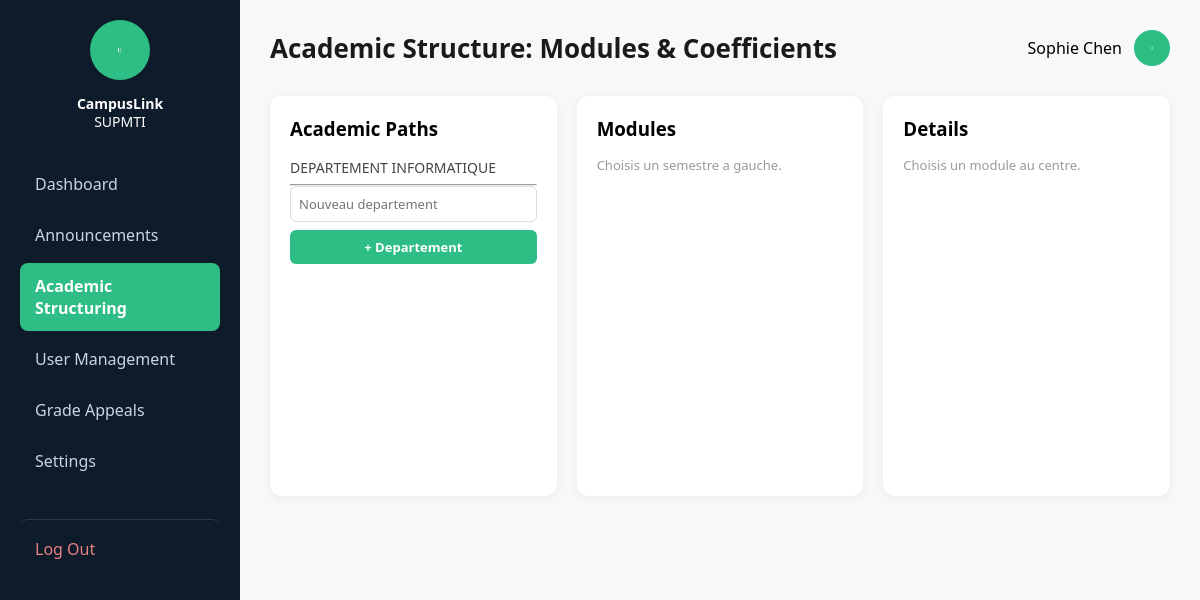
The page /admin/academic-structure (signed in) on the database as committed earlier.
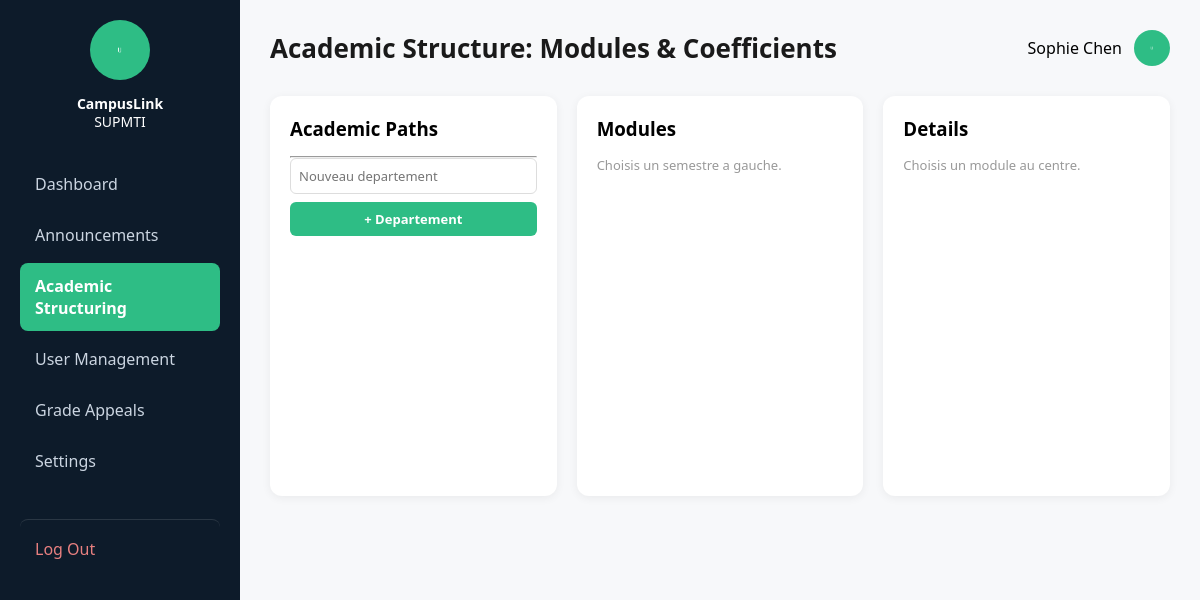
The same page on the database as committed later.
### tables this page shows
CREATE TABLE departments (
        id INTEGER PRIMARY KEY AUTOINCREMENT,
        nom TEXT NOT NULL UNIQUE
    );

### app.py (the view, shortened to what this page needs)
@app.route('/admin/academic-structure', methods=['GET', 'POST'])
def academic_structure():
    if session.get('user_role') != 'admin':
        return redirect(url_for('login'))
    connexion = sqlite3.connect('campuslink.db')
    curseur = connexion.cursor()
    department_id = request.args.get('department_id', type=int)
    filiere_id = request.args.get('filiere_id', type=int)
    annee_id = request.args.get('annee_id', type=int)
    semestre_id = request.args.get('semestre_id', type=int)
    module_id = request.args.get('module_id', type=int)
    curseur.execute("SELECT id, nom FROM departments ORDER BY nom")
    departments = curseur.fetchall()
    filieres = []
    if department_id:
        curseur.execute("SELECT id, nom FROM filieres WHERE department_id = ? ORDER BY nom", (department_id,))
        filieres = curseur.fetchall()
    annees = []
    if filiere_id:
        curseur.execute("SELECT id, nom FROM annees WHERE filiere_id = ? ORDER BY nom", (filiere_id,))
        annees = curseur.fetchall()
    semestres = []
    if annee_id:
        curseur.execute("SELECT id, nom FROM semestres WHERE annee_id = ? ORDER BY nom", (annee_id,))
        semestres = curseur.fetchall()
    modules = []
    if semestre_id:
        curseur.execute("SELECT id, nom, code FROM modules_academiques WHERE semestre_id = ? ORDER BY nom", (semestre_id,))
        modules = curseur.fetchall()
    matieres = []
    curseur.execute("SELECT id, nom FROM users WHERE role = 'enseignant'")
    enseignants = curseur.fetchall()
    connexion.close()
    return render_template(
        'academic_structure.html',
        nom=session.get('user_nom'),
        departments=departments, filieres=filieres, annees=annees,
        semestres=semestres, modules=modules, matieres=matieres,
        enseignants=enseignants,
        department_id=department_id, filiere_id=filiere_id, annee_id=annee_id,
        semestre_id=semestre_id, module_id=module_id
    )

### app.py (called while the page is built)
@app.context_processor
def inject_current_user():
    current_role = session.get('user_role')
    current_nom = session.get('user_nom')
    current_photo = 'avatar.png'
    if 'user_id' in session:
        connexion = sqlite3.connect('campuslink.db')
        curseur = connexion.cursor()
        curseur.execute("SELECT photo FROM users WHERE id = ?", (session.get('user_id'),))
        resultat = curseur.fetchone()
        connexion.close()
        if resultat and resultat[0]:
            current_photo = resultat[0]
    return dict(
        current_role=current_role,
        current_nom=current_nom,
        current_photo=current_photo
    )

### templates/academic_structure.html (shortened to what this page needs)
{% extends "base.html" %}
{% block page_header %}Academic Structure: Modules &amp; Coefficients{% endblock %}
{% block extra_css %}
<link rel="stylesheet" href="{{ url_for('static', filename='css/admin.css') }}">
<link rel="stylesheet" href="{{ url_for('static', filename='css/academic.css') }}">
{% endblock %}
{% block content %}
<div class="structure-grid">
    <div class="structure-col">
        <h3>Academic Paths</h3>
        <ul class="tree">
            {% for dept in departments %}
            <li>
                <a href="{{ url_for('academic_structure', department_id=dept[0]) }}"
                   class="{{ 'tree-active' if dept[0] == department_id else '' }}">
                   {{ dept[1] }}
                </a>
            </li>
            {% endfor %}
        </ul>
        <hr>
        <form method="POST" class="mini-form">
            <input type="text" name="nom" placeholder="Nouveau departement" required>
            <button type="submit">+ Departement</button>
        </form>
    </div>
    <div class="structure-col">
        <h3>Modules</h3>
        {% if semestre_id %}
        <ul class="simple-list">
            {% for mod in modules %}
            <li>
                <a href="{{ url_for('academic_structure', department_id=department_id, filiere_id=filiere_id, annee_id=annee_id, semestre_id=semestre_id, module_id=mod[0]) }}"
                   class="{{ 'list-active' if mod[0] == module_id else '' }}">
                   {{ mod[1] }} <span class="muted">({{ mod[2] }})</span>
                </a>
            </li>
            {% endfor %}
        </ul>
        <hr>
        <form method="POST" class="mini-form">
            <input type="hidden" name="type_form" value="module">
            <input type="hidden" name="semestre_id" value="{{ semestre_id }}">
            <input type="hidden" name="keep_department_id" value="{{ department_id }}">
            <input type="hidden" name="keep_filiere_id" value="{{ filiere_id }}">
            <input type="hidden" name="keep_annee_id" value="{{ annee_id }}">
            <input type="hidden" name="keep_semestre_id" value="{{ semestre_id }}">
            <input type="text" name="nom" placeholder="Nom du module" required>
            <input type="text" name="code" placeholder="Code (ex: DS101)">
            <button type="submit">+ Nouveau module</button>
        </form>
        {% else %}
        <p class="muted">Choisis un semestre a gauche.</p>
        {% endif %}
    </div>
    <div class="structure-col">
        <h3>Details</h3>
        {% if module_id %}
        <ul class="simple-list">
            {% for mat in matieres %}
            <li>
                {{ mat[1] }} - Coeff {{ mat[2] }}
                {% if mat[3] %}<span class="muted">({{ mat[3] }})</span>{% endif %}
            </li>
            {% endfor %}
        </ul>
        <hr>
        <form method="POST" class="mini-form">
            <input type="hidden" name="type_form" value="matiere">
            <input type="hidden" name="module_id" value="{{ module_id }}">
            <input type="hidden" name="keep_department_id" value="{{ department_id }}">
            <input type="hidden" name="keep_filiere_id" value="{{ filiere_id }}">
            <input type="hidden" name="keep_annee_id" value="{{ annee_id }}">
            <input type="hidden" name="keep_semestre_id" value="{{ semestre_id }}">
            <input type="hidden" name="keep_module_id" value="{{ module_id }}">
            <input type="text" name="nom" placeholder="Nom de la matiere" required>
            <input type="number" step="0.1" name="coefficient" placeholder="Coefficient" value="1">
            <select name="enseignant_id">
                <option value="">-- Professeur (optionnel) --</option>
                {% for ens in enseignants %}
                <option value="{{ ens[0] }}">{{ ens[1] }}</option>
                {% endfor %}
            </select>
            <button type="submit">+ Matiere</button>
        </form>
        {% else %}
        <p class="muted">Choisis un module au centre.</p>
        {% endif %}
    </div>
</div>
{% endblock %}

Rows that differ between the two databases and show on the page:
removed departments: nom "DEPARTEMENT INFORMATIQUE"
